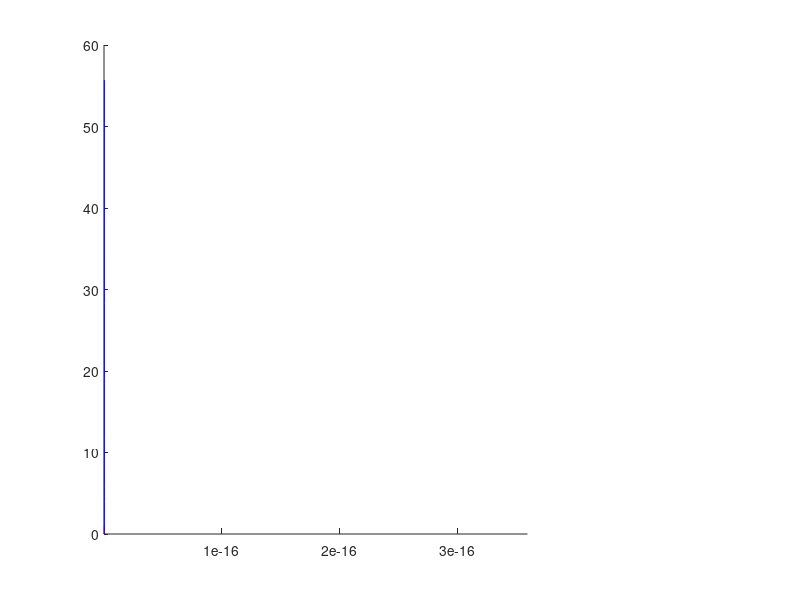

Write MATLAB code to recreate this figure.
abs_back = importdata('abs_back.txt');
gul_abs = importdata('gul_abs.txt');
gul_em = importdata('gul_em.txt');
x = gul_abs.data(:,1);
y = gul_abs.data(:,2);
k = 1.38e-23;
T = 293;
h = 6.626e-34;
c = 3e8;
E = h*c./(x.*10^-9);
Fe = exp(-E./(k*T));

hold on
plot(h*c./(gul_em.data(:,1).*10^-9), gul_em.data(:,2)./max(gul_em.data(:,2)), 'r')
plot(E,y.*Fe/3.4e-36, 'b');
xlim([3e-19, 5e-19])
